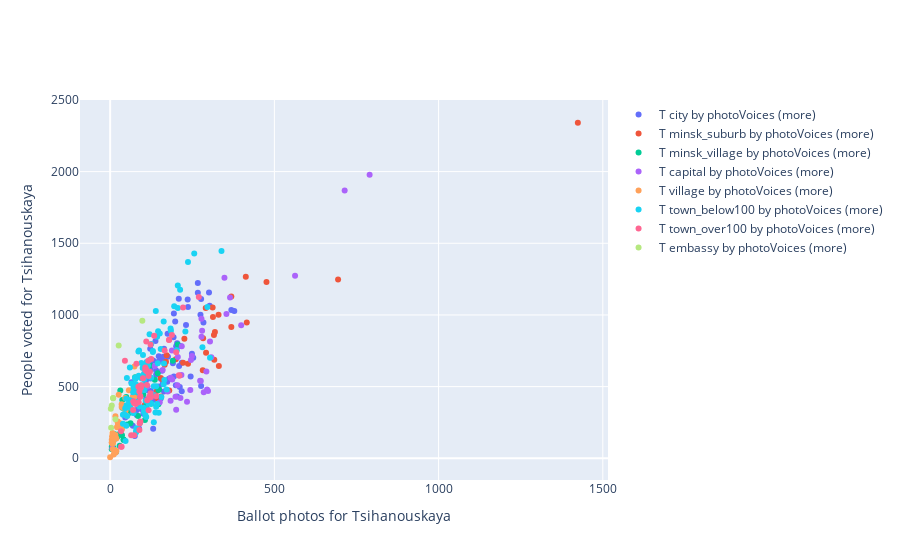

The cell this chart's notebook holds for it:
### Code cell
draw_chart('tihanovkaja', 'photoVoices', 'Ballot photos for Tsihanouskaya')
